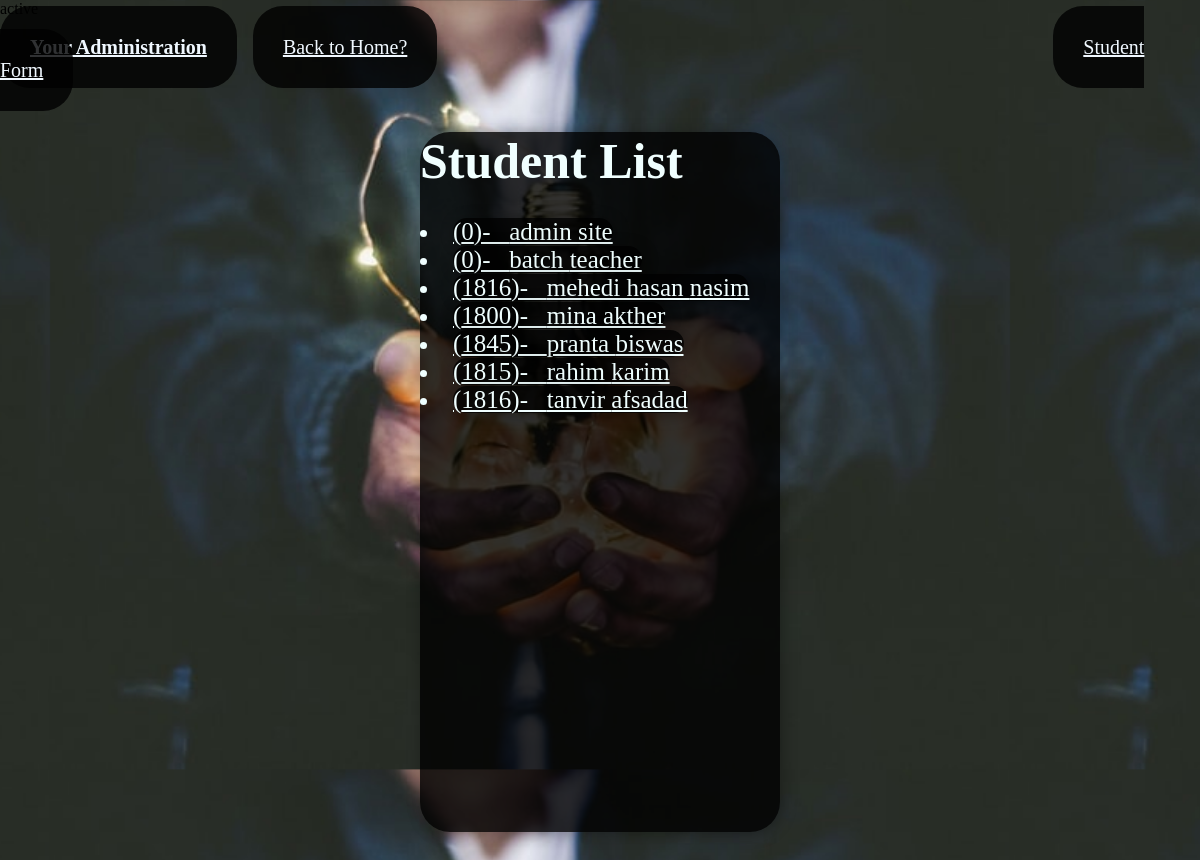
The page /admin_home/ on the database as committed earlier.
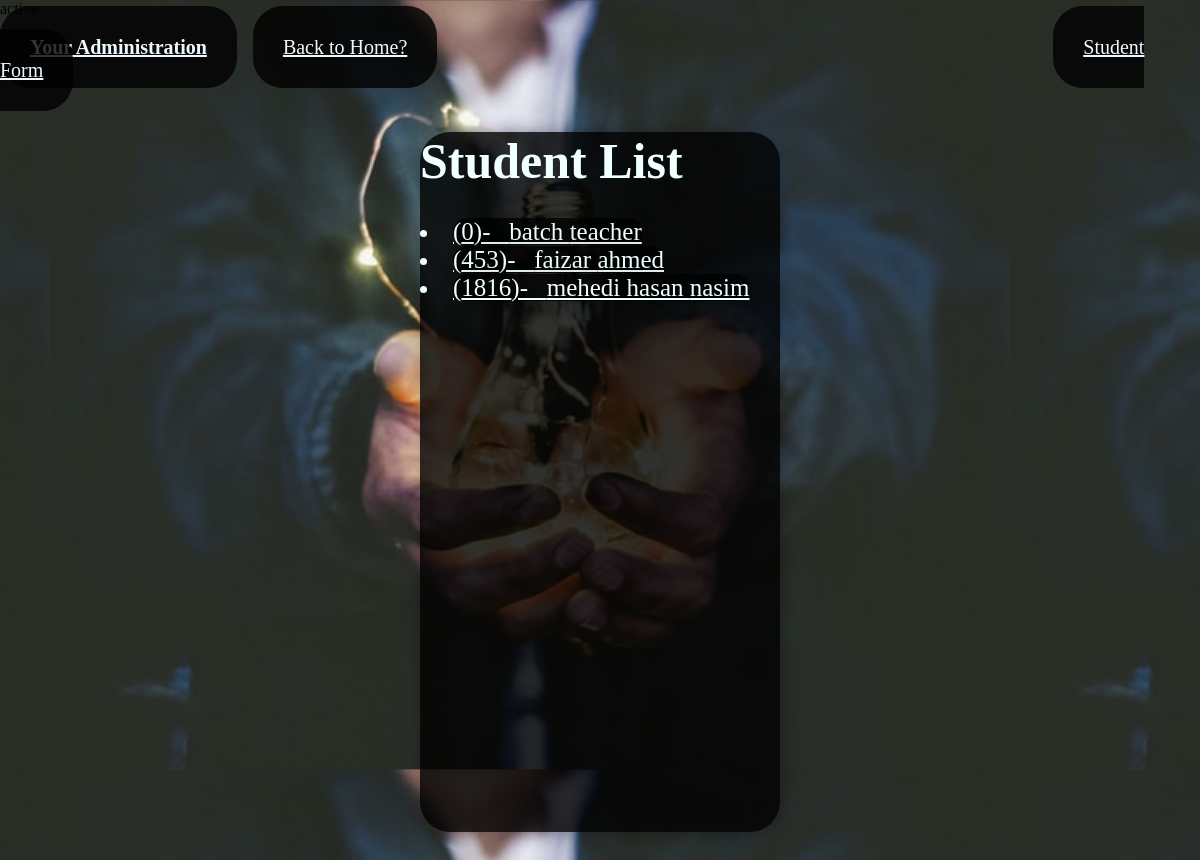
The same page on the database as committed later.
### itsapp/models.py (models this page shows, shortened)
class Student(models.Model):
    user =       models.OneToOneField(User, on_delete=models.CASCADE)
    auth_token = models.CharField(max_length=100)
    is_verified =models.BooleanField(default=False)
    create_at =  models.DateTimeField(auto_now_add=True)
    photo =      models.ImageField(upload_to='media/', height_field=None, width_field=None, max_length=100, null=True, blank=True, default='',)
    first_name = models.CharField(max_length=50)
    last_name =  models.CharField(max_length=50)
    dept =       models.CharField(max_length=50)
    session =    models.CharField(max_length=50)
    roll =       models.IntegerField(null=True)
    reg =        models.IntegerField(null=True)
    phone =      models.IntegerField(null=True)
    atd_percent= models.IntegerField(null=True)
    due =        models.CharField(max_length=100)

### itsapp/views.py (the view)
# urls.py: path('admin_home/', views.admin_homepage, name="admin_home"),
def admin_homepage(request):
    student_list = Student.objects.order_by('first_name')
    diction= {'student_list':student_list}
    return render(request, 'itsapp/admin_home.html', context=diction)

### templates/itsapp/admin_home.html (shortened to what this page needs)
<!DOCTYPE html>
{% load static %}
<html lang="en">
<head>
<link rel="stylesheet" href="{% static 'css/admin.css' %}" type="text/css">
</head>
<body class="my_body"><br>
    <br>
    <a class="navbar-brand heading_write" href="{% url 'admin_home' %}"><strong>Your Administration</strong></a>
    <a class="nav-link heading_write" href="{% url 'home' %}">Back to Home?</a>
    <a class="nav-link heading_write" href="{% url 'student_form' %}">Student Form</a>
<div class="card div_main div_register ">
    <h1 class=" text-white " >Student List</h1><br>
    <div class="card-body text-dark">
        {% if student_list %}
        {% for student in student_list  %}
        <li> <a  class="div_register" href="{% url 'student_info' student.id %}">
             ({{ student.roll }})- &nbsp;&nbsp;{{ student.first_name }} {{ student.last_name}} </a> </li>
        {% endfor %}
        {% else %}
        <h2>No student</h2>
        {% endif %}
    </div>
</div>
</body>
</html>

Rows that differ between the two databases and show on the page:
removed Student: roll "0", first_name "admin", last_name "site"
removed Student: roll "1800", first_name "mina", last_name "akther"
removed Student: roll "1845", first_name "pranta", last_name "biswas"
removed Student: roll "1815", first_name "rahim", last_name "karim"
removed Student: roll "1816", first_name "tanvir", last_name "afsadad"
added Student: roll "453", first_name "faizar", last_name "ahmed"
